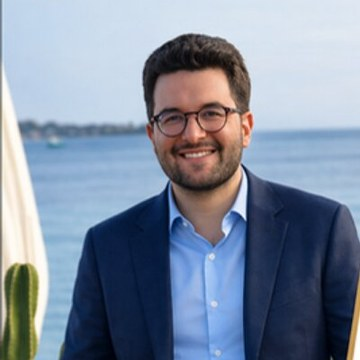
#> input picture newsletters/assets/photo-gregory-arfi.jpg, 360 x 360 px
$ python stretch_band.py --input ../../newsletters/assets/photo-gregory-arfi.jpg --out out.png --from-y 5 --to-y 5 --add 5
#> lines starting #> are read from the running program, lines starting #| are printed output that depends on the picture
"""Allonge une bande horizontale d'une image de concept (ex. les jambes), sans toucher au reste.

La bande [--from-y, --to-y[ est étirée verticalement de --add pixels. Le haut (tête, torse)
et le bas (chaussures) gardent leur taille. Le fond est ensuite complété avec sa couleur
pour revenir à un format SDXL (--ratio largeur/hauteur), avant un passage img2img qui
efface les traces d'étirement.

python tools/gen3d/stretch_band.py --input a.png --out b.png --from-y 700 --to-y 900 --add 448
"""
import argparse

import numpy as np
from PIL import Image


def main():
    parser = argparse.ArgumentParser(description=__doc__, formatter_class=argparse.RawDescriptionHelpFormatter)
    parser.add_argument("--input", required=True)
    parser.add_argument("--out", required=True)
    parser.add_argument("--from-y", type=int, required=True)
    parser.add_argument("--to-y", type=int, required=True)
    parser.add_argument("--add", type=int, required=True)
    parser.add_argument("--ratio", type=float, default=832 / 1216, help="Largeur/hauteur finale")
    args = parser.parse_args()

    img = Image.open(args.input).convert("RGB")
#> img is the input picture: PIL image 360x360 RGB; mean R, G, B 128.2, 140.6, 159.4
    w, h = img.size
#> w = 360; h = 360
    top = img.crop((0, 0, w, args.from_y))
    band = img.crop((0, args.from_y, w, args.to_y))
    bottom = img.crop((0, args.to_y, w, h))
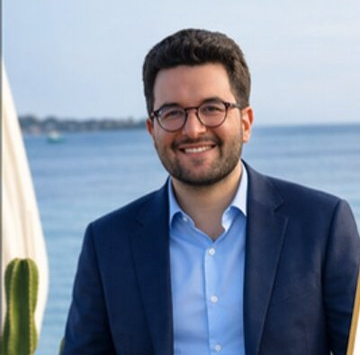
#> bottom: PIL image 360x355 RGB; mean R, G, B 127.1, 139.4, 158.3
    band = band.resize((w, band.height + args.add), Image.LANCZOS)

    stretched = Image.new("RGB", (w, top.height + band.height + bottom.height))
#> stretched: PIL image 360x365 RGB; every value is 0
    stretched.paste(top, (0, 0))
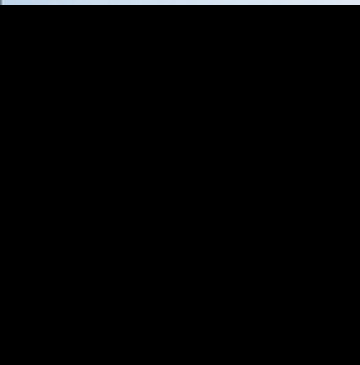
#> stretched: PIL image 360x365 RGB; mean R, G, B 2.9, 3.1, 3.3
    stretched.paste(band, (0, top.height))
    stretched.paste(bottom, (0, top.height + band.height))
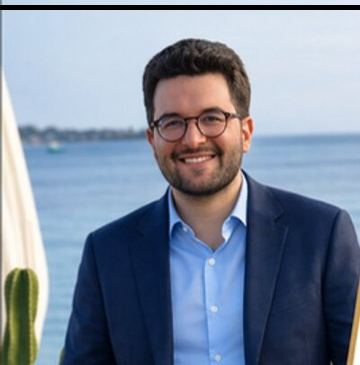
#> stretched: PIL image 360x365 RGB; mean R, G, B 126.5, 138.7, 157.2

    # Complète avec la couleur du fond pour atteindre le ratio demandé, personnage centré
    arr = np.asarray(img)
    border = np.concatenate([arr[0], arr[-1], arr[:, 0], arr[:, -1]])
#> border = 1440 rows, first 8: [108, 126, 140], [137, 155, 169], [181, 200, 215], [202, 221, 236], [193, 214, 231], [189, 210, 227], [193, 214, 235], [191, 212, 233]
    background = tuple(int(c) for c in np.median(border, axis=0))
#> background = (142, 160, 197)
    sw, sh = stretched.size
#> sw = 360; sh = 365
    if sw / sh > args.ratio:
        canvas = Image.new("RGB", (sw, round(sw / args.ratio)), background)
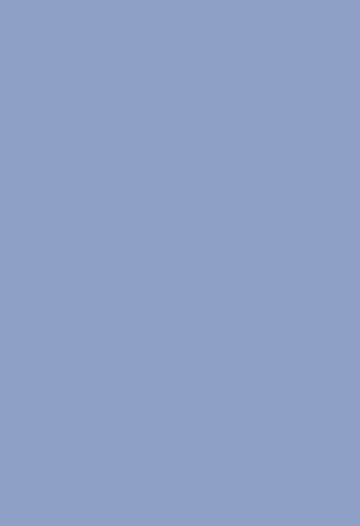
#> canvas: PIL image 360x526 RGB; mean R, G, B 142, 160, 197
    else:
        canvas = Image.new("RGB", (round(sh * args.ratio), sh), background)
    canvas.paste(stretched, ((canvas.width - sw) // 2, (canvas.height - sh) // 2))
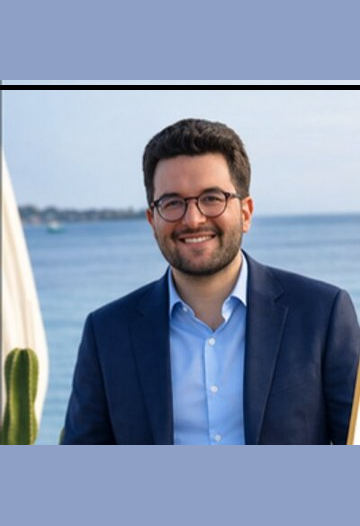
#> canvas: PIL image 360x526 RGB; mean R, G, B 131.2, 145.2, 169.4
    canvas.save(args.out)
    print(f"[stretch] {args.input} -> {args.out} : {w}x{h} -> {canvas.width}x{canvas.height}, bande {args.from_y}-{args.to_y} +{args.add} px")
#| [stretch] ../../newsletters/assets/photo-gregory-arfi.jpg -> out.png : 360x360 -> 360x526, bande 5-5 +5 px


if __name__ == "__main__":
    main()
